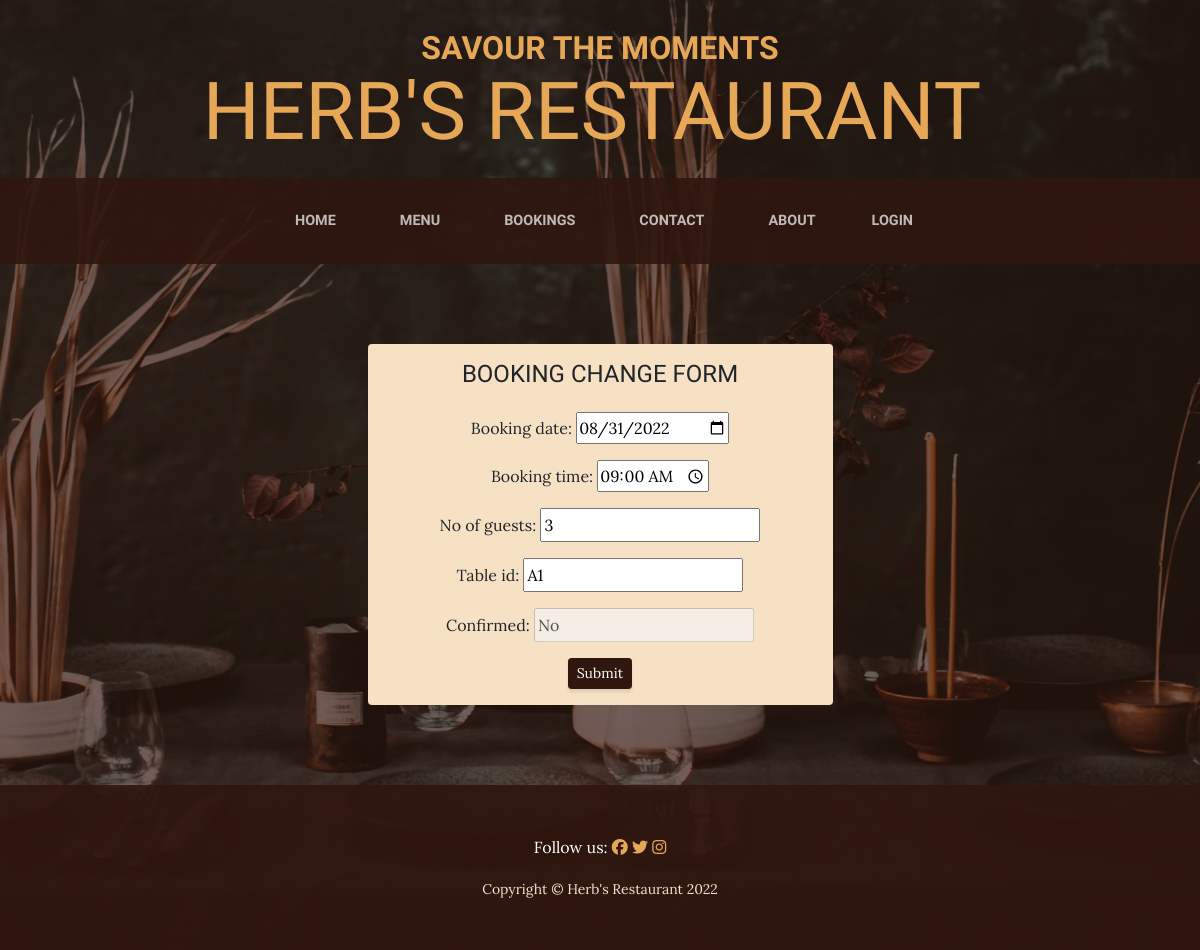
Page /update/3 on the committed database.
### booking/models.py (models this page shows, shortened)
class Booking(models.Model):
    booking_id = models.BigAutoField(
        auto_created=True,
        primary_key=True,
        serialize=False,
        verbose_name='ID')
    booking_date = models.DateField()
    booking_time = models.TimeField()
    created_date = models.DateTimeField(auto_now_add=True)
    last_updated_on = models.DateTimeField(auto_now=True)
    table_id = models.CharField(max_length=30)
    no_of_guests = models.PositiveIntegerField()
    confirm = models.CharField(max_length=10, default='No')
    login_email = models.CharField(max_length=50)
    class Meta:
        ordering = ['booking_date']

### booking/views.py (the view, shortened to what this page needs)
# urls.py: path('update/<booking_id>', views.update_booking, name='update'),
def update_booking(request, booking_id):
    booking = get_object_or_404(Booking, booking_id=booking_id)
    init_table_id = booking.table_id
    form = BookingForm(instance=booking)
    context = {
        'form': form
    }
    return render(request, 'update_booking.html', context)

### booking/forms.py
class BookingForm(ModelForm):
    class Meta:
        model = Booking
        fields = [
            'booking_date',
            'booking_time',
            'no_of_guests',
            'table_id',
            'confirm']
        labels = {
            'confirm': 'Confirmed'
        }
        widgets = {
            'booking_date': DateInput(
                format=('%Y-%m-%d'),
                attrs={
                    'placeholder': 'Select a date',
                    'type': 'date'
                }),
            'booking_time': TimeInput(
                format=('%H:%M'),
                attrs={
                    'type': 'time'
                    })
        }
    def __init__(self, *args, **kwargs):
        super().__init__(*args, **kwargs)
        self.fields['confirm'].disabled = True

### templates/update_booking.html (shortened to what this page needs)
{% extends 'base.html' %}
{% block content %}
{% load crispy_forms_tags %}
<div class="container">
    <div class="row">
        <section class="page-section about-heading">
            <div class="col-xl-5 col-lg-6 mx-auto">
                <div class="bg-faded rounded p-3">
                    <div class="text-center">
                        <h4 class="section-heading mb-4">Booking Change Form</h4>
                    </div>
                    <form class="text-center" method="post">
                        {% if some_flag %}
                        <div id="some_flag" title="Some Flag">
                            <p>Table <strong>{{ table_id }}</strong> is already booked.</p>
                        </div>
                        <button class="btn btn-secondary btn-sm" type="submit">Close</button>
                        {% else %}
                        {{ form.as_p }}
                        <button class="btn btn-secondary btn-sm" type="submit">Submit</button>
                        {% endif %}
                    </form>
                </div>
            </div>
        </section>
    </div>
</div>
{% endblock%}

### rows in the picture
Booking: booking_date "08/31/2022", booking_time "09:00", no_of_guests "3", table_id "A1", confirm "No"
